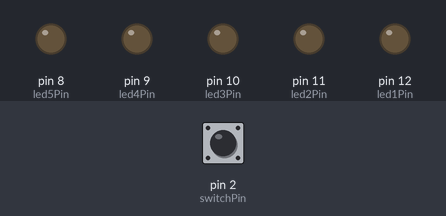
Simulated run of this sketch. Board: Arduino Uno, built with avr-gcc and run on an emulated ATmega328P. On the bench: output pins drawn as LEDs (lit = HIGH). The inputs (shaded band) are chosen by the test bench; at power-on: pin 2 (switchPin) HIGH.

Above: at 1.2 s.
1.3 s: pin 2 (switchPin) pulled LOW for 0.15 s
At 2.5 s:
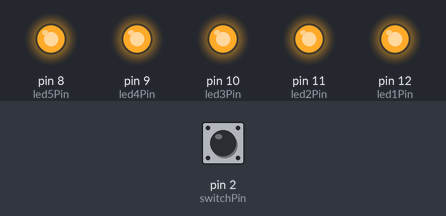
2.9 s: pin 2 (switchPin) pulled LOW for 1 s
At 3.8 s:
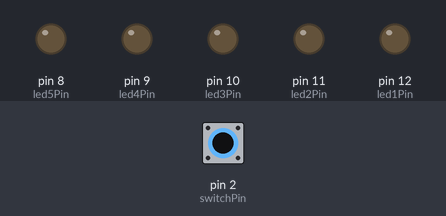
5.4 s: pin 2 (switchPin) pulled LOW for 3.2 s
At 5.7 s:
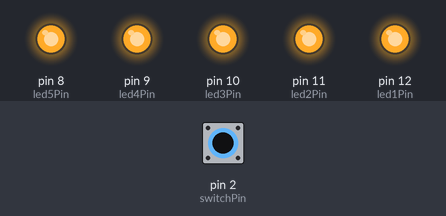
Timing chart, 0 to 8.4 s (numbered marks = the images above; inputs shaded):
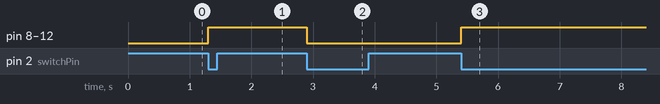

The sketch:

bikelight.ino
```cpp
/*
 *  Bike light, using possible solution sketch
 */
int led1Pin = 12;
int led2Pin = 11;
int led3Pin = 10;
int led4Pin = 9;
int led5Pin = 8;


int switchPin = 2;              // switch is connected to pin 2


int val;                        // variable for reading the pin status
int buttonState;                // variable to hold the button state
int lightMode = 0;              // Is the light on or off?


void setup() {
  pinMode(switchPin, INPUT);    // Set the switch pin as input

  pinMode(led1Pin, OUTPUT);
  pinMode(led2Pin, OUTPUT);
  pinMode(led3Pin, OUTPUT);
  pinMode(led4Pin, OUTPUT);
  pinMode(led5Pin, OUTPUT);

  Serial.begin(9600);           // Set up serial communication at 9600bps
  buttonState = digitalRead(switchPin);   // read the initial state
}


void loop(){
  val = digitalRead(switchPin);      // read input value and store it in val

  if (val != buttonState) {          // the button state has changed!
    if (val == LOW) {                // check if the button is pressed
      if (lightMode == 0) {          // light is off
        lightMode = 1;               // light is on!
        digitalWrite(led1Pin, HIGH);
        digitalWrite(led2Pin, HIGH);
        digitalWrite(led3Pin, HIGH);
        digitalWrite(led4Pin, HIGH);
        digitalWrite(led5Pin, HIGH);
      } else {
        lightMode = 0;               // light is on!
        digitalWrite(led1Pin, LOW);
        digitalWrite(led2Pin, LOW);
        digitalWrite(led3Pin, LOW);
        digitalWrite(led4Pin, LOW);
        digitalWrite(led5Pin, LOW);
      }
    }
  }
  buttonState = val;                 // save the new state in our variable
}
```

Measured:
- after the input at 1.3 s, pin 8 (led5Pin), pin 9 (led4Pin), pin 10 (led3Pin), pin 11 (led2Pin), pin 12 (led1Pin): LOW → HIGH at once
- after the input at 2.9 s, pin 8 (led5Pin), pin 9 (led4Pin), pin 10 (led3Pin), pin 11 (led2Pin), pin 12 (led1Pin): HIGH → LOW at once
- after the input at 5.4 s, pin 8 (led5Pin), pin 9 (led4Pin), pin 10 (led3Pin), pin 11 (led2Pin), pin 12 (led1Pin): LOW → HIGH at once
